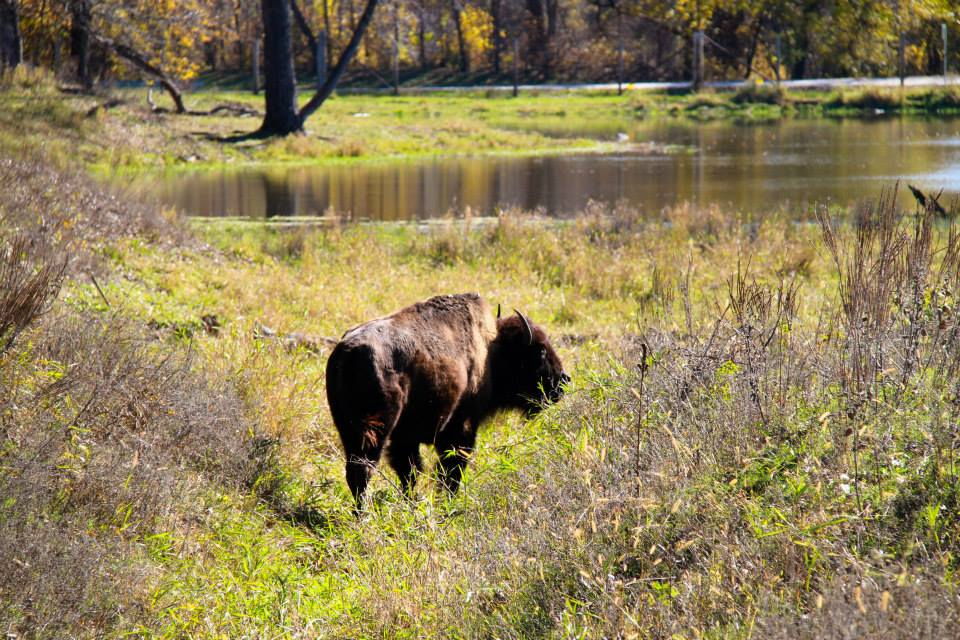
#> input picture 04_filters/buffalo.jpg, 960 x 640 px
$ python find_edges_image.py
#> lines starting #> are read from the running program, lines starting #| are printed output that depends on the picture
# find_edges_image.py

from PIL import Image
from PIL import ImageFilter


def find_edges(input_image, output_image):
#> called with input_image = 'buffalo.jpg', output_image = 'buffalo_edges.jpg'
    image = Image.open(input_image)
#> image is the input picture: PIL image 960x640 RGB; mean R, G, B 141.6, 127, 85.8
    filtered_image = image.filter(ImageFilter.FIND_EDGES)
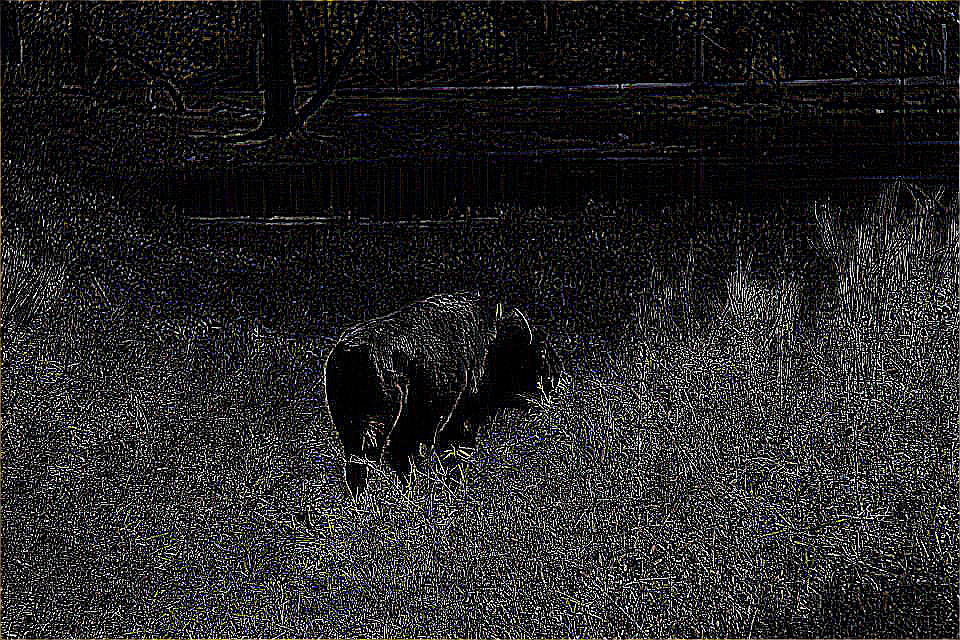
#> filtered_image: PIL image 960x640 RGB; mean R, G, B 36.2, 36.1, 36.1
    filtered_image.save(output_image)


if __name__ == "__main__":
    find_edges("buffalo.jpg", "buffalo_edges.jpg")

$ run again, with 04_filters/butterfly.jpg copied over 04_filters/buffalo.jpg
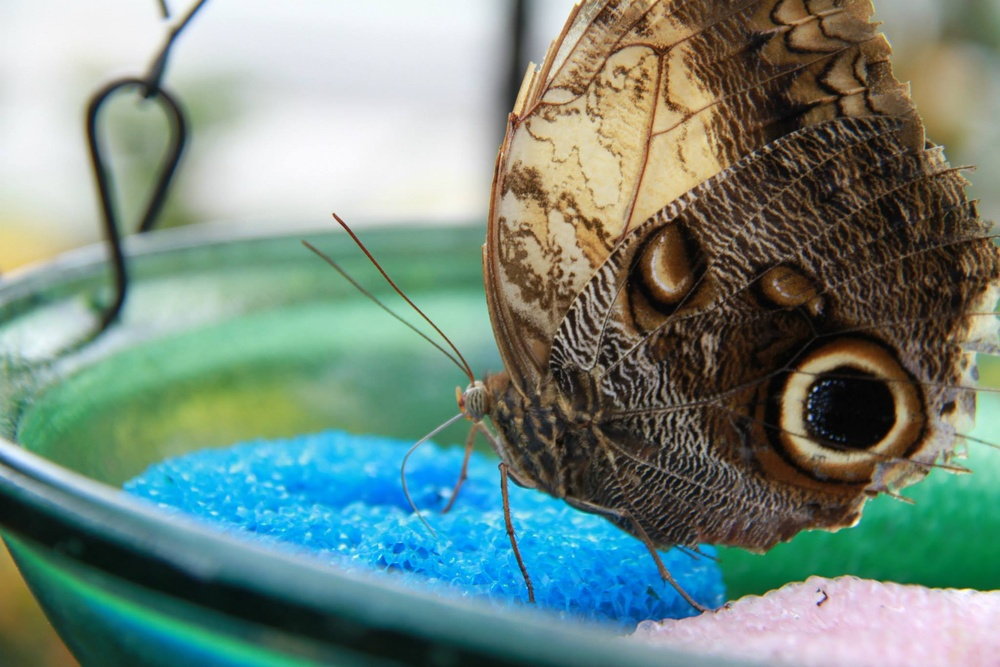
#> input picture 04_filters/butterfly.jpg, 1000 x 667 px, shrunk from 2048 x 1366 before the run
#> in find_edges, image is the input picture: PIL image 1000x667 RGB; mean R, G, B 115.3, 137.2, 127.2
#> in find_edges, `filtered_image = image.filter(ImageFilter.FIND_EDGES)`:
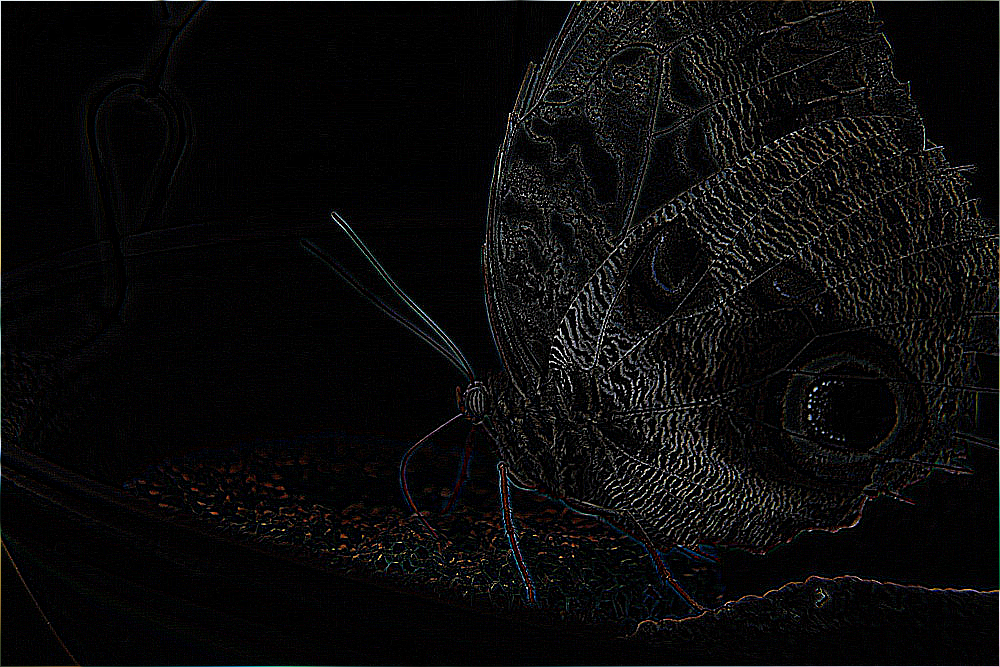
#> filtered_image: PIL image 1000x667 RGB; mean R, G, B 11, 10.7, 10.9

$ run again, with 04_filters/cactus.jpg copied over 04_filters/buffalo.jpg
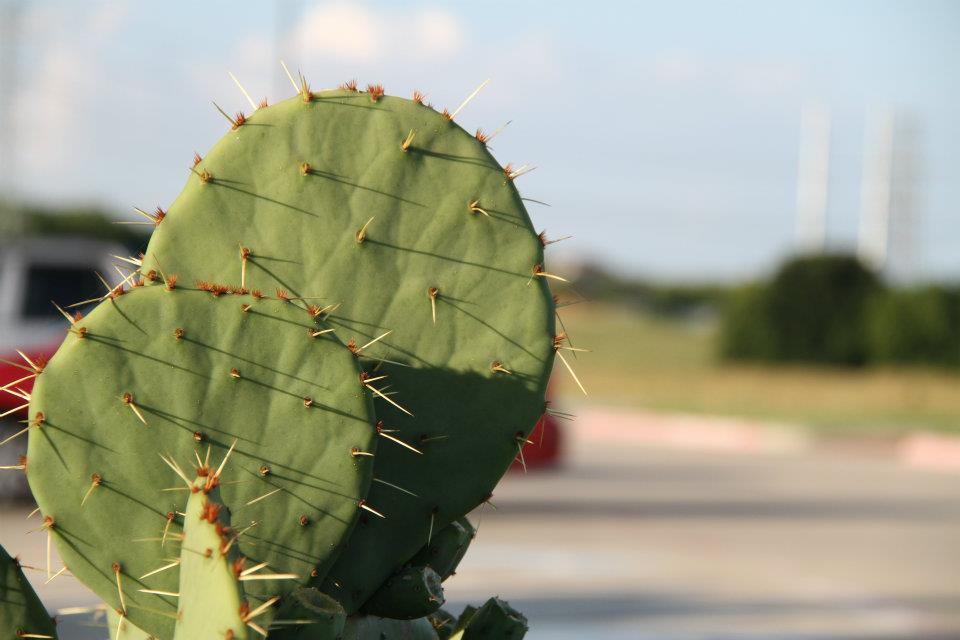
#> input picture 04_filters/cactus.jpg, 960 x 640 px
#> in find_edges, image is the input picture: PIL image 960x640 RGB; mean R, G, B 154.5, 156.2, 131.8
#> in find_edges, `filtered_image = image.filter(ImageFilter.FIND_EDGES)`:
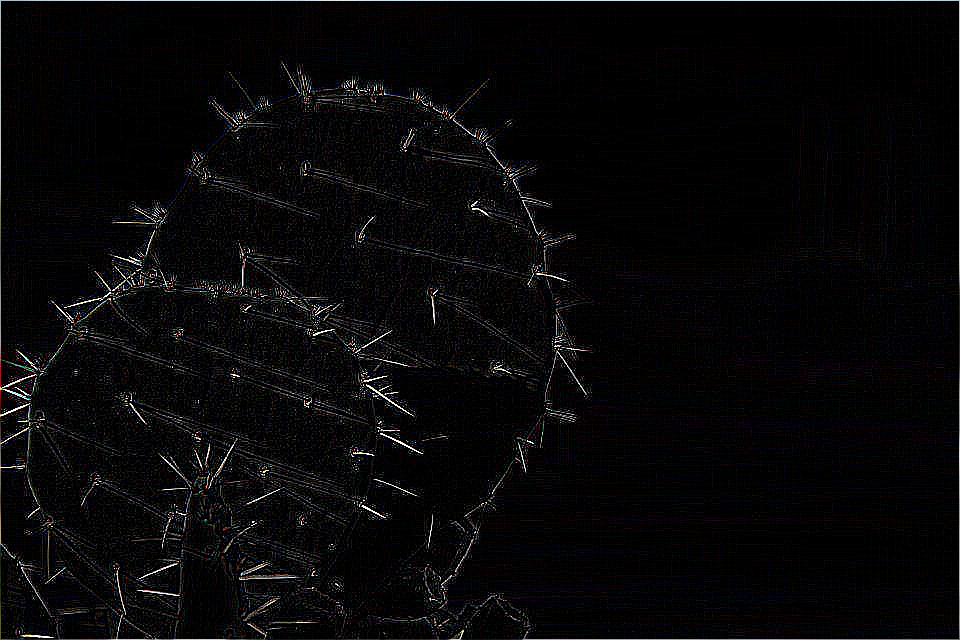
#> filtered_image: PIL image 960x640 RGB; mean R, G, B 7.8, 7.6, 7.9

$ run again, with 04_filters/flowers_dallas.jpg copied over 04_filters/buffalo.jpg
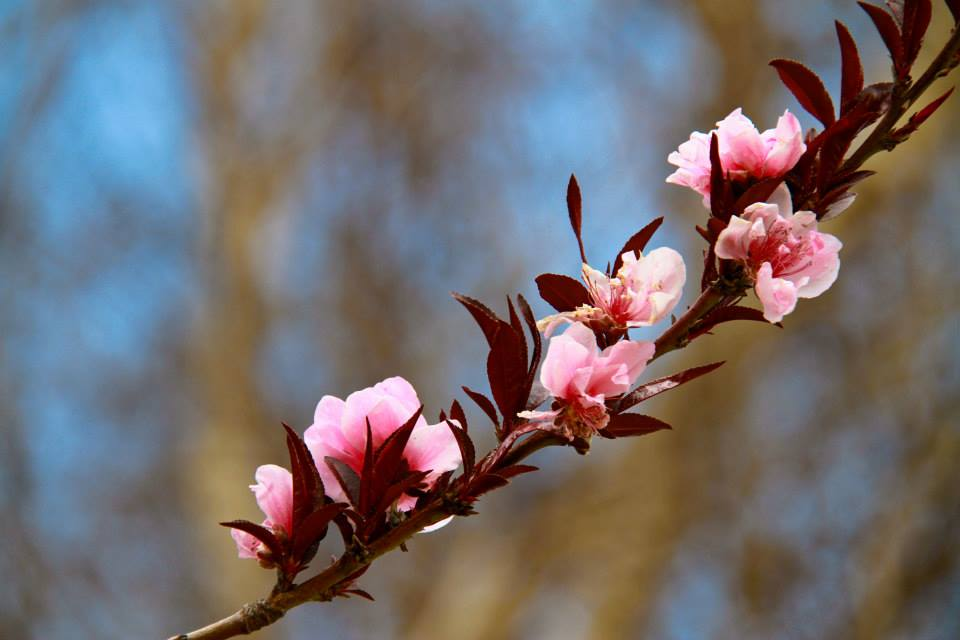
#> input picture 04_filters/flowers_dallas.jpg, 960 x 640 px
#> in find_edges, image is the input picture: PIL image 960x640 RGB; mean R, G, B 114.7, 107.6, 109.1
#> in find_edges, `filtered_image = image.filter(ImageFilter.FIND_EDGES)`:
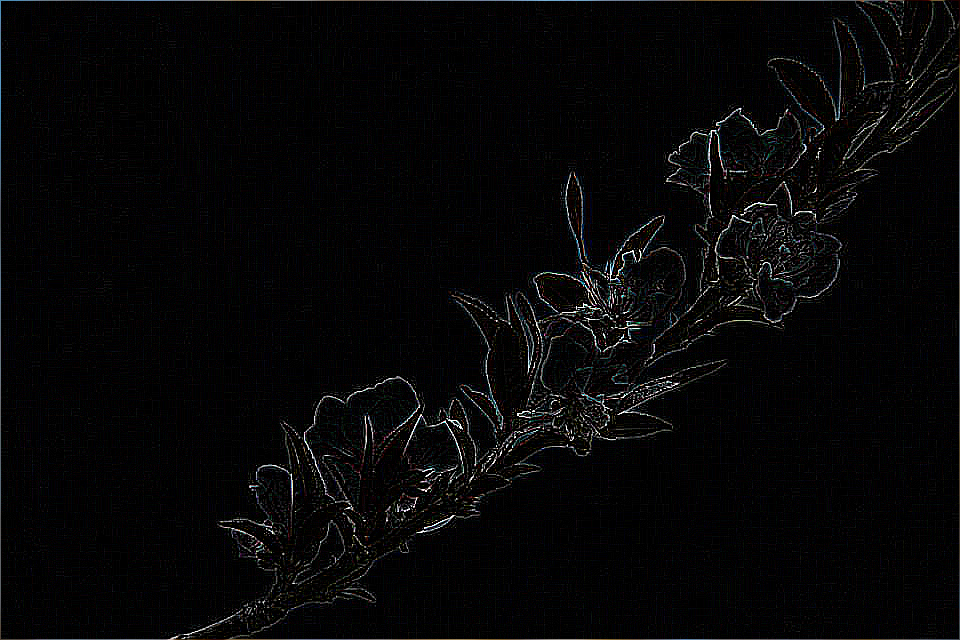
#> filtered_image: PIL image 960x640 RGB; mean R, G, B 6.8, 6.6, 7.1
